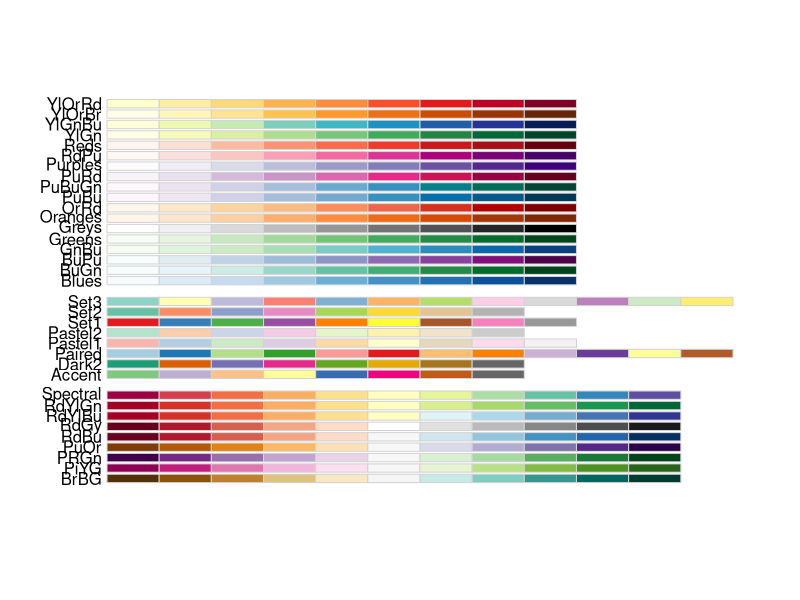
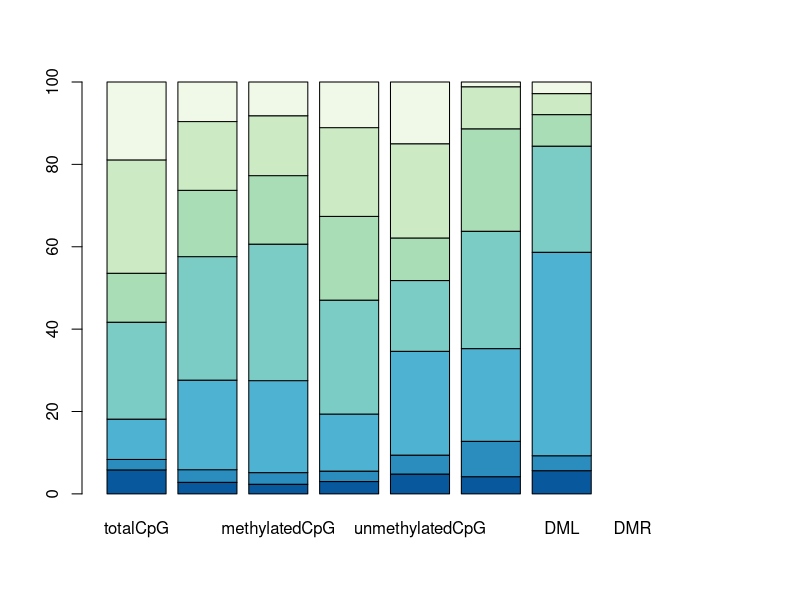
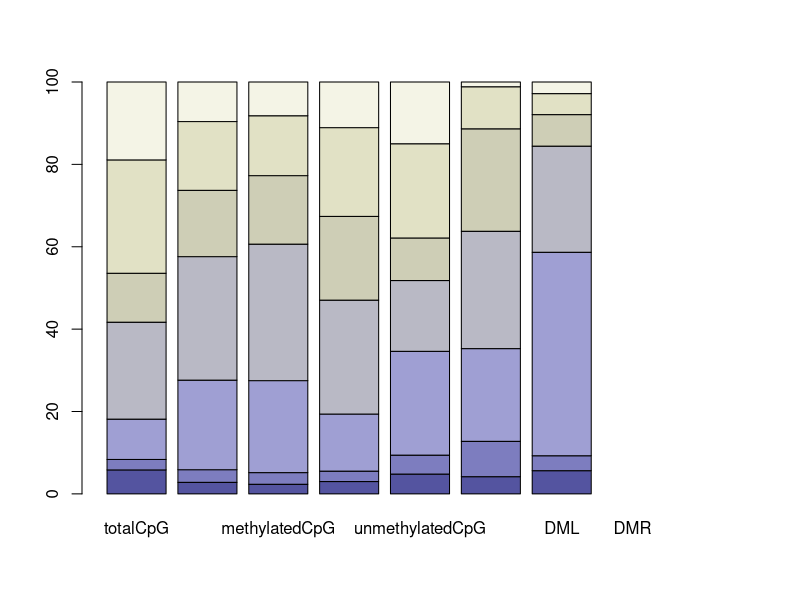
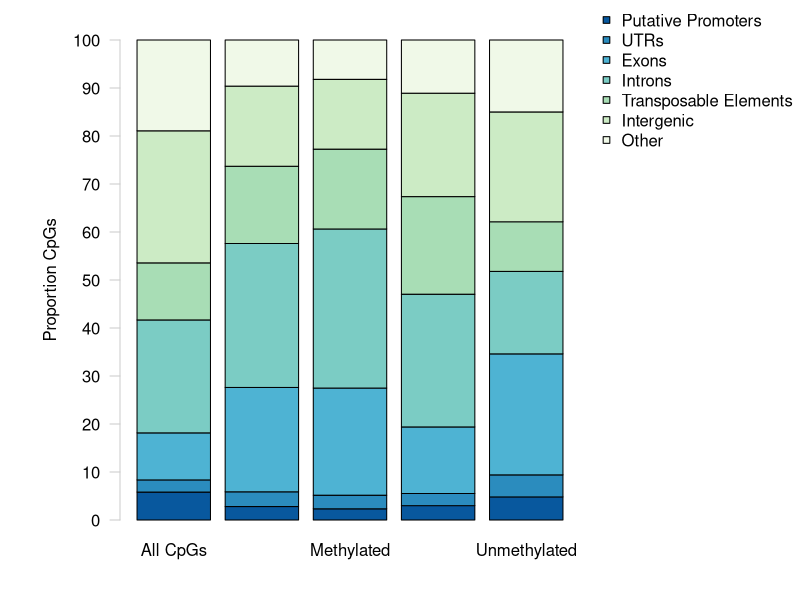
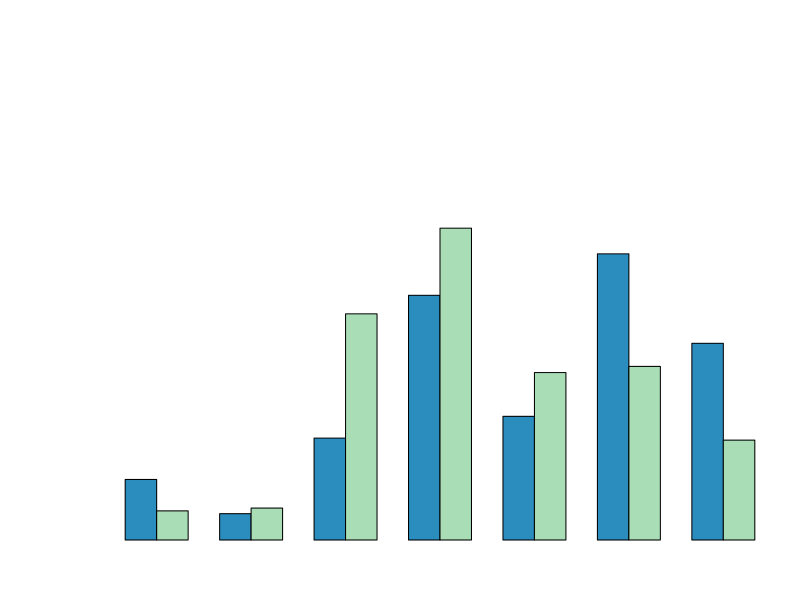

R code for these plots, in order: (Note: this script raises an error after producing the figures.)
## ---- chunk 1
knitr::opts_chunk$set(echo = TRUE)
## ---- chunk 2
#install.packages("RColorBrewer")
require(RColorBrewer) #Load RColorBrewer

#install.packages("dichromat")
require(dichromat)
## ---- chunk 3
sessionInfo()
## ---- chunk 4
overlapData <- read.csv("2019-01-15-Overlap-Proportions.csv", header = TRUE)
rownames(overlapData) <- overlapData$genomicFeature #Set genomic feature indication and rownames
overlapData <- overlapData[,-1] #Remove genomic feature indication column
head(overlapData) #Confirm import
## ---- chunk 5
proportionData <- overlapData #Copy overlap data as a new dataframe
nLength <- length(proportionData$totalCpG) #Count number of rows
for(i in 1:nLength) {
  proportionData[8,i] <- sum(proportionData[,i], na.rm = TRUE)
} #Count the total number of entries for each column
tail(proportionData) #Confirm changes
## ---- chunk 6
nLength <- length(proportionData$totalCpG) #Count number of rows
for(i in 1:nLength) {
  proportionData[i,] <- (proportionData[i,]/proportionData[8,])*100
} #Divide each column of proportionData by respective totalLines entry. Multiply by 100 and and save the percentage
tail(proportionData) #Confirm changes
## ---- chunk 7
proportionData <- proportionData[-8,] #Remove totalLines row
tail(proportionData) #Confirm changes
## ---- chunk 8
totalVersusEnriched <- overlapData[, 1:2] #Subset data for statistical testing
head(totalVersusEnriched) #Confirm changes
## ---- chunk 9
totalVersusEnrichedTest <- chisq.test(t(totalVersusEnriched)) #Conduct a chi-squared test
totalVersusEnrichedTest #The distribution of enriched CpGs from MBD is different from the distribution of all CG motifs in the C. virginica genome
## ---- chunk 10
totalVersusEnrichedTest$observed #Look at observed valules
totalVersusEnrichedTest$expected #Look at expected values
totalVersusEnrichedTest$residuals #Look at residuals
## ---- chunk 11
totalVersusMethylated <- overlapData[, c(1,3)] #Subset data for statistical testing
head(totalVersusMethylated) #Confirm changes
## ---- chunk 12
totalVersusMethylatedTest <- chisq.test(t(totalVersusMethylated)) #Conduct a chi-squared test
totalVersusMethylatedTest #The distribution of methylated CpGs is significantly different from all CpG
## ---- chunk 13
enrichedVersusMethylated <- overlapData[, 2:3] #Subset data for statistical testing
head(enrichedVersusMethylated) #Confirm changes
## ---- chunk 14
enrichedVersusMethylatedTest <- chisq.test(t(enrichedVersusMethylated)) #Conduct a chi-squared test
enrichedVersusMethylatedTest #The distribution of methylated CpGs is significantly different from CpGs enriched by MBD
## ---- chunk 15
allMethylationCategories <- overlapData[, 2:5] #Subset data for statistical testing
head(allMethylationCategories) #Confirm changes
## ---- chunk 16
allMethylationCategoriesTest <- chisq.test(t(allMethylationCategories)) #Conduct a chi-squared test
allMethylationCategoriesTest #The distributions differ from eachother.
## ---- chunk 17
enrichedVersusDML <- overlapData[,c(2,6)] #Subset data for statistical testing
head(enrichedVersusDML) #Confirm changes
## ---- chunk 18
enrichedVersusDMLTest <- chisq.test(t(enrichedVersusDML)) #Conduct a chi-squared test
enrichedVersusDMLTest #The distribution of DML is significantly different from methylated CpGs.
## ---- chunk 19
methylatedVersusDML <- overlapData[,c(3,7)] #Subset data for statistical testing
head(methylatedVersusDML) #Confirm changes
## ---- chunk 20
methylatedVersusDMLTest <- chisq.test(t(methylatedVersusDML)) #Conduct a chi-squared test
methylatedVersusDMLTest #The distribution of DML is significantly different from methylated CpGs.
## ---- chunk 21
RColorBrewer::display.brewer.all() #Show all RColorBrewer palettes. I will choose greens.
plotColors <- rev(RColorBrewer::brewer.pal(7, "GnBu")) #Create a color palette for the barplots. Use 5 green-blue shades from RColorBrewer. Reverse theorder so the darkest shade is used first.
barplot(t(t(proportionData)),
        col = plotColors) #See what plot looks like with new scheme
barplot(t(t(proportionData)),
        col = dichromat(plotColors)) #Check that the plot colors will be easy to interpret for those with color blindess
## ---- chunk 22
allCpGCategories <- proportionData[,1:5] #Subset data
tail(allCpGCategories) #Confirm subset
## ---- chunk 23
#pdf("2019-04-10-All-CpG-Categories.pdf", height = 8.5, width = 11)
par(mar = c(3,5,1,1), oma = c(1, 1, 1, 10)) #Change figure boundaries

barplot(t(t(allCpGCategories)),
        axes = FALSE, 
        names.arg = c("All CpGs", "MBD-Enriched", "Methylated", "Sparsely Methylated", "Unmethylated"),
        ylim = c(0,100),
        col = plotColors) #Create a stacked barplot. Use axes = FALSE to remove the y-axis and names.arg to set labels on the x-axis.
axis(side = 2, at = seq(0, 100, by = 10), las = 2, col = "grey80")
mtext(side = 2, "Proportion CpGs", line = 3) #Add y-axis label

par(fig = c(0, 1, 0, 1), oma = c(0, 0, 0, 0), mar = c(0, 0, 0, 0), new = TRUE) #Create new plot
plot(0, 0, type = "n", bty = "n", xaxt = "n", yaxt = "n") #Add new plot on top of current plot
legend("topright",
       xpd = TRUE,
       legend = c("Putative Promoters", "UTRs", "Exons", "Introns", "Transposable Elements", "Intergenic", "Other"),
       pch = 22, 
        col = "black", 
        pt.bg = plotColors,
       bty = "n") #Place a legend in the top right of the figure with no box
#dev.off()
## ---- chunk 24
totalVersusEnrichedProportions <- proportionData[,1:2] #Subset data
head(totalVersusEnrichedProportions) #Confirm subset
## ---- chunk 25
#pdf("2019-04-10-Total-Versus-Enriched-CpGs.pdf", height = 8.5, width = 11)
par(mar = c(3,5,1,1)) #Change figure boundaries
barplot(t(totalVersusEnrichedProportions),
        beside = TRUE,
        axes = FALSE, 
        names.arg = c("Exons", "Introns", "TE", "Promoters", "Other"),
        col = c(plotColors[2], plotColors[5]),
        ylim = c(0,50)) #Create a grouped barplot (beside = TRUE) using a transposed version of the proportion data. Use axes = FALSE to remove the y-axis and names.arg to set labels on the x-axis.
axis(side = 2, at = seq(0, 100, by = 5), las = 2, col = "grey80")
mtext(side = 2, "Proportion CpGs", line = 3) #Add y-axis label
legend("topright", 
       legend = c("All CpGs", "MBD-Enriched"),
       pch = 16,
       col = c(plotColors[2], plotColors[5]),
       bty = "n") #Place a legend in the top right of the figure with no box
#dev.off()
## ---- chunk 26
allCpGVersusMethylated <- proportionData[,c(1,3,6)] #Subset data
head(allCpGVersusMethylated) #Confirm subset
## ---- chunk 27
pdf("2019-04-10-All-CpGs-Versus-Methylated-CpGs.pdf", height = 8.5, width = 11)
par(mar = c(3,5,1,1), oma = c(1, 1, 1, 15)) #Change figure boundaries

barplot(t(t(allCpGVersusMethylated)),
        axes = FALSE, 
        names.arg = c("All CpGs", "Methylated CpGs", "Islands"),
        cex.names = 1.5,
        ylim = c(0,100),
        col = plotColors) #Create a stacked barplot. Use axes = FALSE to remove the y-axis and names.arg to set labels on the x-axis.
axis(side = 2, at = seq(0, 100, by = 10), las = 2, col = "grey80", cex.axis = 1.2)
mtext(side = 2, "Proportion Overlap", line = 3, cex = 1.5) #Add y-axis label

par(fig = c(0, 1, 0, 1), oma = c(0, 0, 0, 0), mar = c(0, 0, 0, 0), new = TRUE) #Create new plot
plot(0, 0, type = "n", bty = "n", xaxt = "n", yaxt = "n") #Add new plot on top of current plot
legend("topright",
       xpd = TRUE,
       legend = c("Putative Promoters", "UTRs", "Exons", "Introns", "Transposable Elements", "Intergenic", "Other"),
       pch = 22, 
        col = "black", 
        pt.bg = plotColors,
       bty = "n",
       cex = 1.5) #Place a legend in the top right of the figure with no box
dev.off()
## ---- chunk 28
enrichedVersusMethylatedProportions <- proportionData[,2:3] #Subset data
head(enrichedVersusMethylatedProportions) #Confirm subset
## ---- chunk 29
#pdf("2019-04-10-Total-Versus-Methylated-CpGs.pdf", height = 8.5, width = 11)
par(mar = c(3,5,1,1)) #Change figure boundaries
barplot(t(enrichedVersusMethylatedProportions), 
        beside = TRUE, 
        axes = FALSE, 
        names.arg = c("Exons", "Introns", "TE", "Promoters", "Other"),
        col = c(plotColors[2], plotColors[5]),
        ylim = c(0,50)) #Create a grouped barplot (beside = TRUE) using a transposed version of the proportion data. Use axes = FALSE to remove the y-axis and names.arg to set labels on the x-axis.
axis(side = 2, at = seq(0, 50, by = 5), las = 2, col = "grey80")
mtext(side = 2, "Proportion CpGs", line = 3) #Add y-axis label
legend("topright", 
       legend = c("MBD-Enriched", "Methylated"),
       pch = 16,
       col = c(plotColors[2], plotColors[5]),
       bty = "n") #Place a legend in the top right of the figure with no box
#dev.off()
## ---- chunk 30
allMethylationCategoriesProportions <- proportionData[,2:5] #Subset data
head(allMethylationCategoriesProportions) #Confirm subset
## ---- chunk 31
#pdf("2019-04-10-All-Methylation-Categories.pdf", height = 8.5, width = 11)
par(mar = c(3,5,1,1), oma = c(1, 1, 1, 10)) #Change figure boundaries

barplot(t(t(allMethylationCategoriesProportions)),
        axes = FALSE, 
        names.arg = c("MBD-Enriched", "Methylated", "Sparsely Methylated", "Unmethylated"),
        ylim = c(0,100),
        col = plotColors) #Create a stacked barplot. Use axes = FALSE to remove the y-axis and names.arg to set labels on the x-axis.
axis(side = 2, at = seq(0, 100, by = 10), las = 2, col = "grey80")
mtext(side = 2, "Proportion CpGs", line = 3) #Add y-axis label

par(fig = c(0, 1, 0, 1), oma = c(0, 0, 0, 0), mar = c(0, 0, 0, 0), new = TRUE) #Create new plot
plot(0, 0, type = "n", bty = "n", xaxt = "n", yaxt = "n") #Add new plot on top of current plot
legend("topright",
       xpd = TRUE,
       legend = c("Putative Promoters", "UTRs", "Exons", "Introns", "Transposable Elements", "Intergenic", "Other"),
       pch = 22, 
        col = "black", 
        pt.bg = plotColors,
       bty = "n") #Place a legend in the top right of the figure with no box
#dev.off()
## ---- chunk 32
enrichedVersusDMLProportions <- proportionData[,c(2,7)] #Subset data
head(enrichedVersusDMLProportions) #Confirm subset
## ---- chunk 33
#pdf("2019-04-10-Enriched-Versus-DML.pdf", height = 8.5, width = 11)
par(mar = c(3,5,1,1), oma = c(1, 1, 1, 15)) #Change figure boundaries

barplot(t(t(enrichedVersusDMLProportions)), 
        axes = FALSE, 
        names.arg = c("Loci with 5x Coverage", "DML"),
        cex.names = 1.5,
        ylim = c(0,100),
        col = plotColors) #Create a stacked barplot. Use axes = FALSE to remove the y-axis and names.arg to set labels on the x-axis.
axis(side = 2, at = seq(0, 100, by = 10), las = 2, col = "grey80", cex.axis = 1.2) #Add y-axis
mtext(side = 2, "Proportion CpGs", line = 3, cex = 1.5) #Add y-axis label

par(fig = c(0, 1, 0, 1), oma = c(0, 0, 0, 0), mar = c(0, 0, 0, 0), new = TRUE) #Create new plot
plot(0, 0, type = "n", bty = "n", xaxt = "n", yaxt = "n") #Add new plot on top of current plot
legend("topright",
       xpd = TRUE,
       legend = c("Putative Promoters", "UTRs", "Exons", "Introns", "Transposable Elements", "Intergenic", "Other"),
       pch = 22, 
        col = "black", 
        pt.bg = plotColors,
       bty = "n",
       cex = 1.5) #Place a legend in the top right of the figure with no box. pch = 22 has a background and outline. col changes the outline, pt.bg changes the point fill
#dev.off()
## ---- chunk 34
methylatedVersusDMLProportions <- proportionData[,c(3,7)] #Subset data
head(methylatedVersusDMLProportions) #Confirm subset
## ---- chunk 35
#pdf("2019-04-10-Methylated-CpGs-Versus-DML.pdf", height = 8.5, width = 11)
par(mar = c(3,5,1,1)) #Change figure boundaries
barplot(t(methylatedVersusDMLProportions),
        axes = FALSE, 
        names.arg = c("Exons", "Introns", "TE", "Promoters", "Other"),
        ylim = c(0,65)) #Create a grouped barplot (beside = TRUE) using a transposed version of the proportion data. Use axes = FALSE to remove the y-axis and names.arg to set labels on the x-axis.
axis(side = 2, at = seq(0, 65, by = 5), las = 2, col = "grey80")
mtext(side = 2, "Proportion CpGs", line = 3) #Add y-axis label
legend("topright", 
       legend = c("Methylated CpGs", "DML"),
       pch = 16,
       col = c("grey20", "grey80"),
       bty = "n") #Place a legend in the top right of the figure with no box
#dev.off()
## ---- chunk 36
backgroundVersusDMR <- overlapData[,c(7,8)] #Subset data for statistical testing
backgroundVersusDMR <- backgroundVersusDMR[-6,] #Remove totalLines row
head(backgroundVersusDMR) #Confirm changes
## ---- chunk 37
backgroundVersusDMRTest <- chisq.test(t(backgroundVersusDMR)) #Conduct a chi-squared test
backgroundVersusDMRTest #The distribution of DML is significantly different from methylated CpGs.
## ---- chunk 38
backgroundVersusDMRProportions <- proportionData[,c(8,7)] #Subset data. Column 8 is the DMRBackground, and column 7 are the DMR.
head(backgroundVersusDMRProportions) #Confirm subset
## ---- chunk 39
#pdf("2019-06-05-Background-Versus-DMR.pdf", height = 8.5, width = 11)
par(mar = c(3,5,1,1)) #Change figure boundaries
barplot(t(backgroundVersusDMRProportions), 
        beside = TRUE, 
        axes = FALSE, 
        names.arg = c("Exons", "Introns", "TE", "Promoters", "Other"),
        ylim = c(0,75)) #Create a grouped barplot (beside = TRUE) using a transposed version of the proportion data. Use axes = FALSE to remove the y-axis and names.arg to set labels on the x-axis.
axis(side = 2, at = seq(0, 75, by = 5), las = 2, col = "grey80")
mtext(side = 2, "Proportion 100 bp Regions", line = 3) #Add y-axis label
legend("topright", 
       legend = c("All 100 bp Regions", "DMR"),
       pch = 16,
       col = c("grey20", "grey80"),
       bty = "n") #Place a legend in the top right of the figure with no box
#dev.off()
